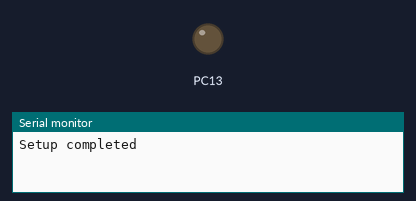
A sketch run on a simulated STM32 Blue Pill. Shown: output pins drawn as LEDs (lit = HIGH), the last lines printed to the serial monitor.

Above: at 0.8 s.
At 3.4 s:
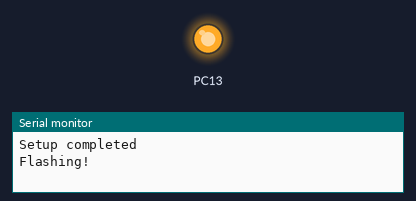
Timing chart, 0 to 4.3 s (numbered marks = the images above):
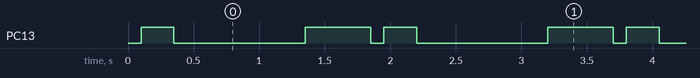

Measured:
- by itself, PC13: repeats every 1.9 s: LOW 1.0 s, HIGH 0.50 s, LOW 0.10 s, HIGH 0.25 s
- by itself, everything shown: repeats every 1.9 s, in 4 steps

The sketch:

STM32_Double_Blink.ino
```cpp
/*
 * Simple double blink for the STM32F103C8T6
 *
 * Note: LED is ON when PC13 is LOW
 *
 * Compile settings (Tools, Boards)
 *
 * Board: Generic STM32F103C series
 * Variant: STM32F103C8 (20k RAM, 64k Flash)
 * Upload Method: Serial
 * CPU Speed: 72MHz
 * Optimise: Smallest (default)
 * Port: Your COM Port the USB-to-Serial is on
 * Programmer: Makes no difference
 */

void setup() {
  Serial.begin(9600);

  // initialize digital pin PC13 (built in LED) as an output.
  pinMode(PC13, OUTPUT);

  Serial.println("Setup completed");
}

// the loop function runs over and over again forever
void loop() {
  digitalWrite(PC13, LOW);
  delay(100);
  digitalWrite(PC13, HIGH);
  delay(250);

  digitalWrite(PC13, LOW);
  delay(1000);
  digitalWrite(PC13, HIGH);
  delay(500);

  Serial.println("Flashing!");
}
```
